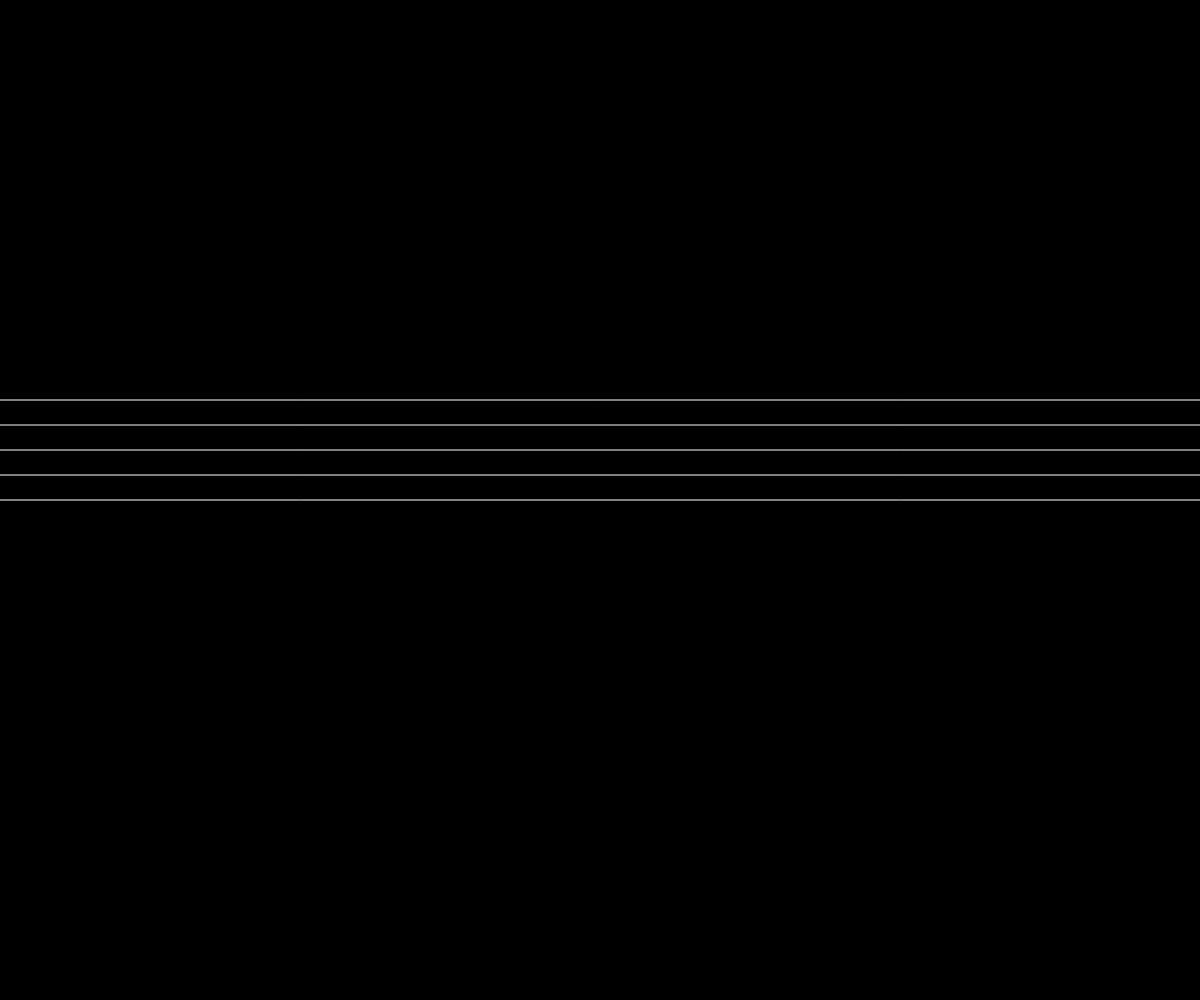
Frame 1 (no input)
Frame 60 (no input): identical to frame 1, image omitted
Frame 120 (the mouse pressed at the canvas centre since frame 60): identical to frame 1, image omitted

The p5.js sketch that drew this single still picture (run headless with seeded random() and noise() and a simulated clock; from frame 60 on, the mouse is pressed at the canvas centre):

// p5.js sketch
// ── sketch.js
let value = [];
function setup() {
  createCanvas(windowWidth, windowHeight);
}

function draw() {
  background(0);
  stroke(255);
  line(0, 400, windowWidth, 400);
  line(0, 425, windowWidth, 425);
  line(0, 450, windowWidth, 450);
  line(0, 475, windowWidth, 475);
  line(0, 500, windowWidth, 500);
  ellipse(value[0], value[1], value[2], value[3]);
}

function keyTyped() {
  if (key === 'e') {
    value = [100, 500, 20, 18];
  } else if (key === 'f') {
    value = [180, 488, 20, 18];
  } else if (key === "g") {
    value = [260, 476, 20, 18];
  } else if (key === "a") {
    value = [340, 464, 20, 18];
  } else if (key === "b") {
    value = [420, 452, 20, 18];
  } else if (key === "c") {
    value = [500, 440, 20, 18];
  } else {
    value = [580, 428, 20, 18];
  }
}

function windowResized() {
  resizeCanvas(windowWidth, windowHeight);
}
